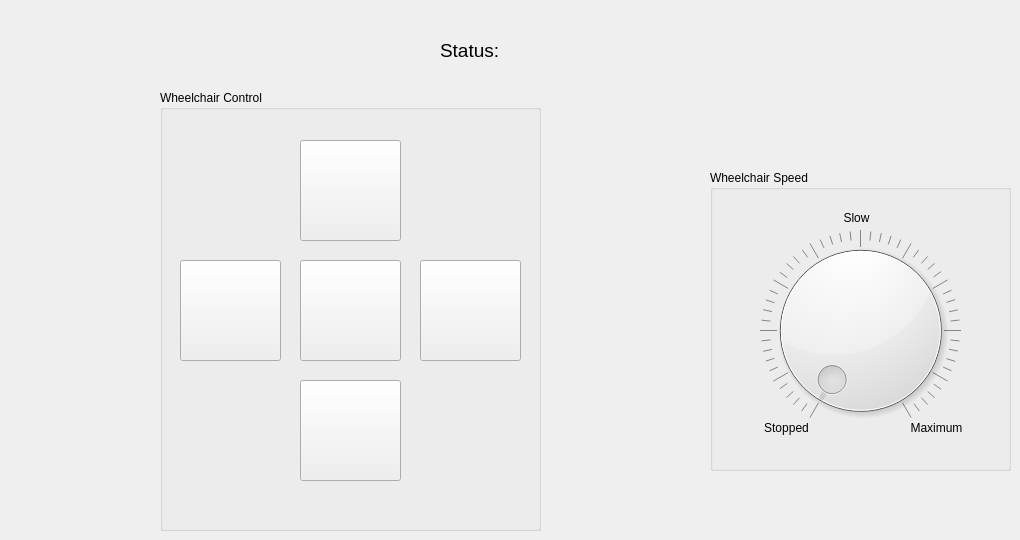
   <widget class="QWidget" name="tabDrive">
    <attribute name="title">
     <string>Drive</string>
    </attribute>
    <widget class="QGroupBox" name="groupBox_Speed">
     <property name="geometry">
      <rect>
       <x>710</x>
       <y>170</y>
       <width>301</width>
       <height>301</height>
      </rect>
     </property>
     <property name="title">
      <string>Wheelchair Speed</string>
     </property>
     <widget class="QDial" name="dialSpeed">
      <property name="geometry">
       <rect>
        <x>30</x>
        <y>60</y>
        <width>241</width>
        <height>201</height>
       </rect>
      </property>
      <property name="invertedAppearance">
       <bool>false</bool>
      </property>
      <property name="invertedControls">
       <bool>false</bool>
      </property>
      <property name="notchesVisible">
       <bool>true</bool>
      </property>
     </widget>
     <widget class="QLabel" name="label_4">
      <property name="geometry">
       <rect>
        <x>50</x>
        <y>250</y>
        <width>53</width>
        <height>16</height>
       </rect>
      </property>
      <property name="text">
       <string>Stopped</string>
      </property>
      <property name="alignment">
       <set>Qt::AlignCenter</set>
      </property>
     </widget>
     <widget class="QLabel" name="label_5">
      <property name="geometry">
       <rect>
        <x>200</x>
        <y>250</y>
        <width>53</width>
        <height>16</height>
       </rect>
      </property>
      <property name="text">
       <string>Maximum</string>
      </property>
      <property name="alignment">
       <set>Qt::AlignCenter</set>
      </property>
     </widget>
     <widget class="QLabel" name="label_6">
      <property name="geometry">
       <rect>
        <x>120</x>
        <y>40</y>
        <width>53</width>
        <height>16</height>
       </rect>
      </property>
      <property name="text">
       <string>Slow</string>
      </property>
      <property name="alignment">
       <set>Qt::AlignCenter</set>
      </property>
     </widget>
    </widget>
    <widget class="QGroupBox" name="groupBox_Drive">
     <property name="geometry">
      <rect>
       <x>160</x>
       <y>90</y>
       <width>381</width>
       <height>441</height>
      </rect>
     </property>
     <property name="title">
      <string>Wheelchair Control</string>
     </property>
     <widget class="QPushButton" name="pushButtonStop">
      <property name="geometry">
       <rect>
        <x>140</x>
        <y>170</y>
        <width>101</width>
        <height>101</height>
       </rect>
      </property>
      <property name="text">
       <string/>
      </property>
      <property name="icon">
       <iconset>
        <normaloff>images/stop.svg</normaloff>images/stop.svg</iconset>
      </property>
      <property name="iconSize">
       <size>
        <width>70</width>
        <height>70</height>
       </size>
      </property>
     </widget>
     <widget class="QPushButton" name="pushButtonRight">
      <property name="geometry">
       <rect>
        <x>260</x>
        <y>170</y>
        <width>101</width>
        <height>101</height>
       </rect>
      </property>
      <property name="text">
       <string/>
      </property>
      <property name="icon">
       <iconset>
        <normaloff>images/right.svg</normaloff>images/right.svg</iconset>
      </property>
      <property name="iconSize">
       <size>
        <width>70</width>
        <height>70</height>
       </size>
      </property>
     </widget>
     <widget class="QPushButton" name="pushButtonReverse">
      <property name="geometry">
       <rect>
        <x>140</x>
        <y>290</y>
        <width>101</width>
        <height>101</height>
       </rect>
      </property>
      <property name="text">
       <string/>
      </property>
      <property name="icon">
       <iconset>
        <normaloff>images/reverse.svg</normaloff>images/reverse.svg</iconset>
      </property>
      <property name="iconSize">
       <size>
        <width>70</width>
        <height>70</height>
       </size>
      </property>
     </widget>
     <widget class="QPushButton" name="pushButtonForward">
      <property name="geometry">
       <rect>
        <x>140</x>
        <y>50</y>
        <width>101</width>
        <height>101</height>
       </rect>
      </property>
      <property name="text">
       <string/>
      </property>
      <property name="icon">
       <iconset>
        <normaloff>images/forward.svg</normaloff>images/forward.svg</iconset>
      </property>
      <property name="iconSize">
       <size>
        <width>70</width>
        <height>70</height>
       </size>
      </property>
     </widget>
     <widget class="QPushButton" name="pushButtonLeft">
      <property name="geometry">
       <rect>
        <x>20</x>
        <y>170</y>
        <width>101</width>
        <height>101</height>
       </rect>
      </property>
      <property name="text">
       <string/>
      </property>
      <property name="icon">
       <iconset>
        <normaloff>images/left.svg</normaloff>images/left.svg</iconset>
      </property>
      <property name="iconSize">
       <size>
        <width>70</width>
        <height>70</height>
       </size>
      </property>
     </widget>
    </widget>
    <widget class="QLabel" name="labelWheelchairStatus">
     <property name="geometry">
      <rect>
       <x>440</x>
       <y>30</y>
       <width>261</width>
       <height>41</height>
      </rect>
     </property>
     <property name="font">
      <font>
       <pointsize>14</pointsize>
      </font>
     </property>
     <property name="text">
      <string>Status: </string>
     </property>
    </widget>
   </widget>
